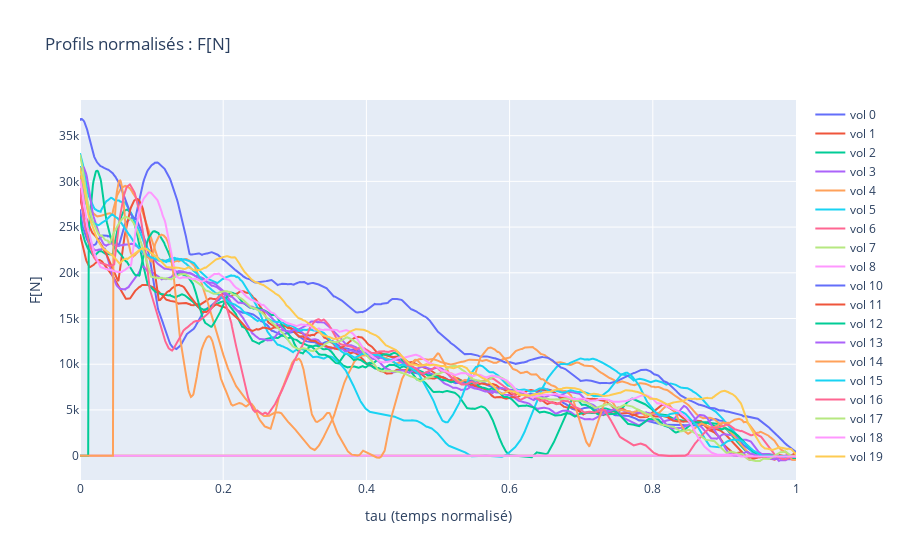

Notebook code for this chart:
### Code cell
import plotly.graph_objs as go

def overlay_profiles(montee_list, col="F[N]", kmax=20):
    fig = go.Figure()
    for i, df in enumerate(montee_list[:kmax]):
        fig.add_trace(go.Scatter(x=df.index, y=df[col], mode="lines", name=f"vol {i}"))
    fig.update_layout(title=f"Profils normalisés : {col}",
                      xaxis_title="tau (temps normalisé)",
                      yaxis_title=col,
                      showlegend=True)
    fig.show()

overlay_profiles(montees_norm, col="F[N]", kmax=20)

### Figure 1 — Plotly figure (JSON) as saved in the notebook; plotly's stock layout.template omitted (floating-point values rounded to 4 significant figures; data arrays with more than 128 entries replaced by an {"elided": "..."} marker saying what was removed)
{"data": [{"mode": "lines", "name": "vol 0", "type": "scatter", "x": {"elided": "1159 float values"}, "y": {"elided": "1159 float values"}}, {"mode": "lines", "name": "vol 1", "type": "scatter", "x": {"elided": "1202 float values"}, "y": {"elided": "1202 float values"}}, {"mode": "lines", "name": "vol 2", "type": "scatter", "x": {"elided": "1272 float values"}, "y": {"elided": "1272 float values"}}, {"mode": "lines", "name": "vol 3", "type": "scatter", "x": {"elided": "1176 float values"}, "y": {"elided": "1176 float values"}}, {"mode": "lines", "name": "vol 4", "type": "scatter", "x": {"elided": "950 float values"}, "y": {"elided": "950 float values"}}, {"mode": "lines", "name": "vol 5", "type": "scatter", "x": {"elided": "972 float values"}, "y": {"elided": "972 float values"}}, {"mode": "lines", "name": "vol 6", "type": "scatter", "x": {"elided": "2108 float values"}, "y": {"elided": "2108 int values"}}, {"mode": "lines", "name": "vol 7", "type": "scatter", "x": {"elided": "1256 float values"}, "y": {"elided": "1256 int values"}}, {"mode": "lines", "name": "vol 8", "type": "scatter", "x": {"elided": "148 float values"}, "y": {"elided": "148 int values"}}, {"mode": "lines", "name": "vol 9", "type": "scatter", "x": [], "y": []}, {"mode": "lines", "name": "vol 10", "type": "scatter", "x": {"elided": "805 float values"}, "y": {"elided": "805 float values"}}, {"mode": "lines", "name": "vol 11", "type": "scatter", "x": {"elided": "1083 float values"}, "y": {"elided": "1083 float values"}}, {"mode": "lines", "name": "vol 12", "type": "scatter", "x": {"elided": "1225 float values"}, "y": {"elided": "1225 float values"}}, {"mode": "lines", "name": "vol 13", "type": "scatter", "x": {"elided": "1063 float values"}, "y": {"elided": "1063 float values"}}, {"mode": "lines", "name": "vol 14", "type": "scatter", "x": {"elided": "1673 float values"}, "y": {"elided": "1673 float values"}}, {"mode": "lines", "name": "vol 15", "type": "scatter", "x": {"elided": "1037 float values"}, "y": {"elided": "1037 float values"}}, {"mode": "lines", "name": "vol 16", "type": "scatter", "x": {"elided": "1236 float values"}, "y": {"elided": "1236 float values"}}, {"mode": "lines", "name": "vol 17", "type": "scatter", "x": {"elided": "1057 float values"}, "y": {"elided": "1057 float values"}}, {"mode": "lines", "name": "vol 18", "type": "scatter", "x": {"elided": "981 float values"}, "y": {"elided": "981 float values"}}, {"mode": "lines", "name": "vol 19", "type": "scatter", "x": {"elided": "923 float values"}, "y": {"elided": "923 float values"}}], "layout": {"showlegend": true, "title": {"text": "Profils normalisés : F[N]"}, "xaxis": {"title": {"text": "tau (temps normalisé)"}}, "yaxis": {"title": {"text": "F[N]"}}}}
